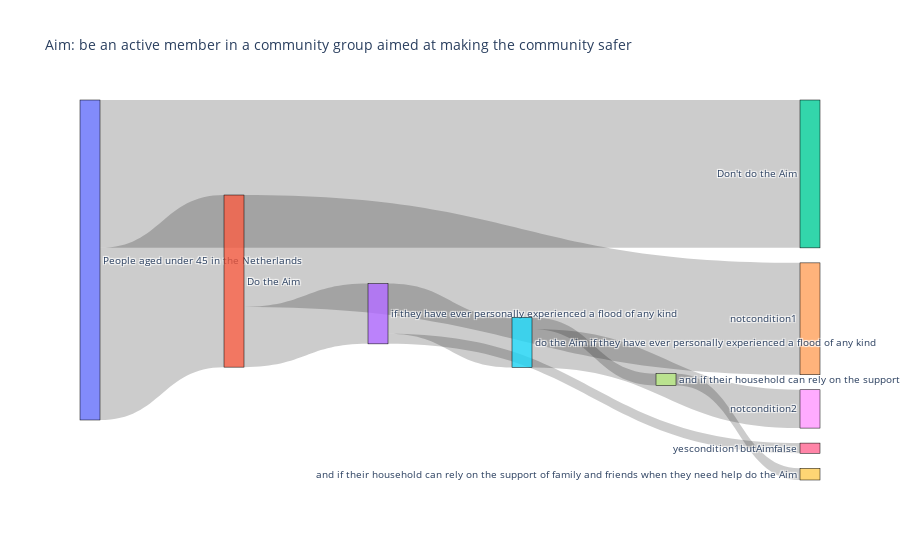
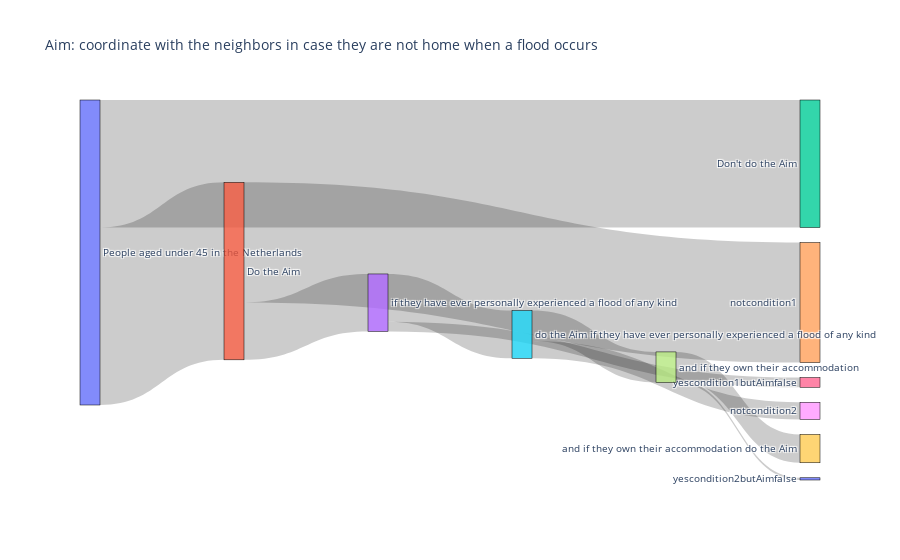
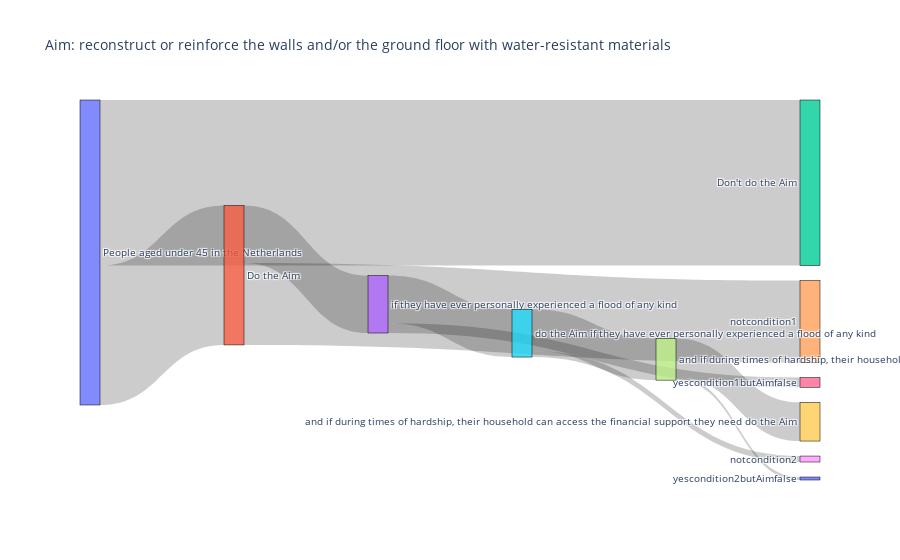
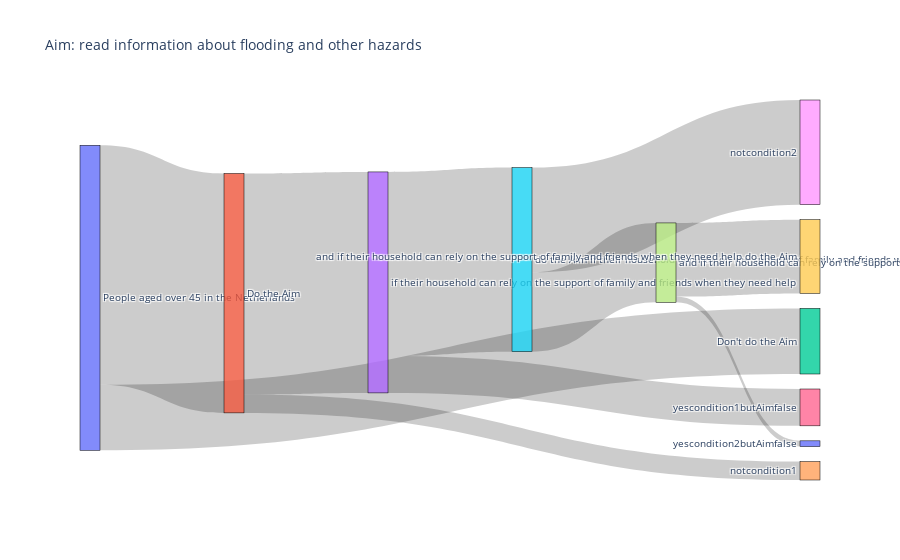

Notebook source saved alongside these figures, in order:
### Code cell
import pandas as pd
import plotly.express as px
import plotly.graph_objects as go

# Create a parallel set graph for each aim
for i, row in statements_stats.iterrows():
    print(row)
    aimtrue = row['Aim']
    aimfalse = "not " + row['Aim']
    
    fig = go.Figure()

    # Adding paths
    fig.add_trace(go.Sankey(
        node=dict(
            pad=15,
            thickness=20,
            line=dict(color="black", width=0.5),
            label = [row["Attribute"], "Do the Aim", "Don't do the Aim", 
                     row['Condition1'], "notcondition1",
                     "do the Aim "+row['Condition1'], "yescondition1butAimfalse", 
                     row['Condition2'], "notcondition2",
                     row['Condition2'] + " do the Aim", "yescondition2butAimfalse", 
                     ]
        ),
        link=dict(
            source=[0, 0, 1, 1, 3, 3, 5, 5, 7, 7],
            target=[1, 2, 3, 4, 5, 6, 7, 8, 9, 10],
            value=[row['Total_count'] * row['Aim_%_True'], row['Total_count'] * (1 - row['Aim_%_True']), 
                   row['Condition1_count'], row['Total_count'] * row['Aim_%_True'] - row['Condition1_count'],
                   row['Condition1_count'] * row['Condition1_Aim_%'], row['Condition1_count'] * (1 - row['Condition1_Aim_%']),
                   row['Condition2_count'], row['Condition1_count'] * row['Condition1_Aim_%'] - row['Condition2_count'],
                   row['Condition2_count'] * row['Condition2_Aim_%'], row['Condition2_count'] * (1 - row['Condition2_Aim_%'])]
        )
    ))

    fig.update_layout(title_text="Aim: " + row['Aim'], font_size=10)
    
    fig.show()

### Figure 1 — Plotly figure (JSON) as saved in the notebook; plotly's stock layout.template omitted (floating-point values rounded to 4 significant figures)
{"data": [{"link": {"source": [0, 0, 1, 1, 3, 3, 5, 5, 7, 7], "target": [1, 2, 3, 4, 5, 6, 7, 8, 9, 10], "value": [220.0, 189.0, 77, 143.0, 64, 13.0, 15, 49, 15, 0]}, "node": {"label": ["People aged under 45 in the Netherlands", "Do the Aim", "Don't do the Aim", "if they have ever personally experienced a flood of any kind", "notcondition1", "do the Aim if they have ever personally experienced a flood of any kind", "yescondition1butAimfalse", "and if their household can rely on the support of family and friends when they need help", "notcondition2", "and if their household can rely on the support of family and friends when they need help do the Aim", "yescondition2butAimfalse"], "line": {"color": "black", "width": 0.5}, "pad": 15, "thickness": 20}, "type": "sankey"}], "layout": {"font": {"size": 10}, "title": {"text": "Aim: be an active member in a community group aimed at making the community safer"}}}

### Figure 2 — Plotly figure (JSON) as saved in the notebook; plotly's stock layout.template omitted (floating-point values rounded to 4 significant figures)
{"data": [{"link": {"source": [0, 0, 1, 1, 3, 3, 5, 5, 7, 7], "target": [1, 2, 3, 4, 5, 6, 7, 8, 9, 10], "value": [238, 171, 77, 161, 64, 13.0, 41, 23, 38, 3.0]}, "node": {"label": ["People aged under 45 in the Netherlands", "Do the Aim", "Don't do the Aim", "if they have ever personally experienced a flood of any kind", "notcondition1", "do the Aim if they have ever personally experienced a flood of any kind", "yescondition1butAimfalse", "and if they own their accommodation", "notcondition2", "and if they own their accommodation do the Aim", "yescondition2butAimfalse"], "line": {"color": "black", "width": 0.5}, "pad": 15, "thickness": 20}, "type": "sankey"}], "layout": {"font": {"size": 10}, "title": {"text": "Aim: coordinate with the neighbors in case they are not home when a flood occurs"}}}

### Figure 3 — Plotly figure (JSON) as saved in the notebook; plotly's stock layout.template omitted (floating-point values rounded to 4 significant figures)
{"data": [{"link": {"source": [0, 0, 1, 1, 3, 3, 5, 5, 7, 7], "target": [1, 2, 3, 4, 5, 6, 7, 8, 9, 10], "value": [187, 222.0, 77, 110, 64, 13.0, 56, 8, 52, 4.0]}, "node": {"label": ["People aged under 45 in the Netherlands", "Do the Aim", "Don't do the Aim", "if they have ever personally experienced a flood of any kind", "notcondition1", "do the Aim if they have ever personally experienced a flood of any kind", "yescondition1butAimfalse", "and if during times of hardship, their household can access the financial support they need", "notcondition2", "and if during times of hardship, their household can access the financial support they need do the Aim", "yescondition2butAimfalse"], "line": {"color": "black", "width": 0.5}, "pad": 15, "thickness": 20}, "type": "sankey"}], "layout": {"font": {"size": 10}, "title": {"text": "Aim: reconstruct or reinforce the walls and/or the ground floor with water-resistant materials"}}}

### Figure 4 — Plotly figure (JSON) as saved in the notebook; plotly's stock layout.template omitted (floating-point values rounded to 4 significant figures)
{"data": [{"link": {"source": [0, 0, 1, 1, 3, 3, 5, 5, 7, 7], "target": [1, 2, 3, 4, 5, 6, 7, 8, 9, 10], "value": [208, 57.0, 192, 16, 160, 32.0, 69, 91, 64, 5.0]}, "node": {"label": ["People aged over 45 in the Netherlands", "Do the Aim", "Don't do the Aim", "if their household can rely on the support of family and friends when they need help", "notcondition1", "do the Aim if their household can rely on the support of family and friends when they need help", "yescondition1butAimfalse", "and if their household can rely on the support of family and friends when they need help", "notcondition2", "and if their household can rely on the support of family and friends when they need help do the Aim", "yescondition2butAimfalse"], "line": {"color": "black", "width": 0.5}, "pad": 15, "thickness": 20}, "type": "sankey"}], "layout": {"font": {"size": 10}, "title": {"text": "Aim: read information about flooding and other hazards"}}}
